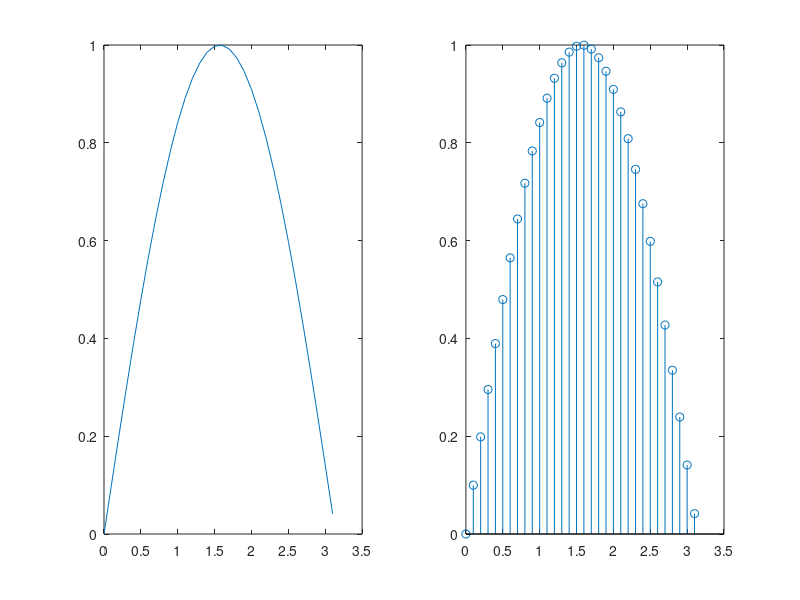

Recreate this plot in MATLAB.
clc;
clear all;
close all;
x=0:1:2*pi;
y=sin(x);
z=cos(x);
subplot(2,1,1);
plot(x,y);
xlabel('Time');
ylabel('Amplitude');
grid on;

subplot(2,1,2);
stem(x,z);
xlabel('Time');
ylabel('Amplitude');
grid on;
%%
num=input('Enter number');
if mod(num,2)==0
    fprintf('%d is  even',num);
else 
      fprintf('%d is  odd',num);
end
%%
a=input('Enter variable: ');
disp(a);
    
%%
a=input('Enter 1st number');
b=input('Enter 2nd number');
c=input('Enter 3rd number');
if (a>b)&&(a>c)
    fprintf('Greater is %d',a);
elseif (b>a)&&(b>c)
     fprintf('Greater is %d',b);
else
    fprintf('Greater is %d',c);
end
 %%
 a=[1;2;6;7;8];
 sum=0;
 for i=1:length(a)
     sum=sum+a(i);
 end
 fprintf('Sum is %d',sum);
 %%
 %analog digital
 t=0:0.1:pi;
 y=sin(t);
 subplot(1,2,1);
 plot(t,y);
 subplot(1,2,2);
 stem(t,y);
 
 




